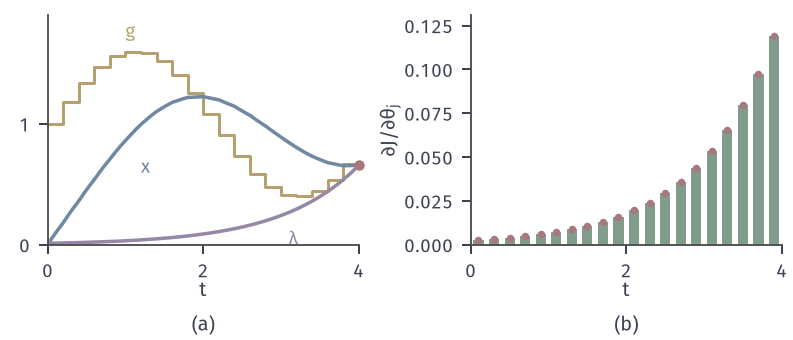

The script that drew this image:
from pathlib import Path
import sys
sys.path.insert(0, str(Path(__file__).resolve().parents[1]/"odesens-common"))
from common import *
HERE = Path(__file__).resolve().parent
# 目标：x'=-x+g，g 分 20 段常值，J=x(T)^2/2，一次反向积分给出全部 20 个偏导；与差分（每个分量两次前向）对照。
fig, axes = figure(width_mm=112, height_mm=48, ncols=2)
panel(fig, .06, .985, .955, .28, .36)
T = 4.; N = 20; sub = 40; ts = np.linspace(0, T, N*sub+1); tj = np.linspace(0, T, N+1); theta = 1+.6*np.sin(1.5*tj[:-1])
def forward(th):
    x = [0.]; g = np.repeat(th, sub); h = T/(N*sub)
    for gk in g:
        f = lambda v: -v+gk; v = x[-1]; k1 = f(v); k2 = f(v+h/2*k1); k3 = f(v+h/2*k2); k4 = f(v+h*k3); x.append(v+h/6*(k1+2*k2+2*k3+k4))
    return np.array(x)
x = forward(theta); lam = x[-1]*np.exp(ts-T)
grad = np.array([np.trapezoid(lam[j*sub:(j+1)*sub+1], ts[j*sub:(j+1)*sub+1]) for j in range(N)])
eps = 1e-5; fd = []
for j in range(N):
    d = np.zeros(N); d[j] = eps; fd.append((forward(theta+d)[-1]**2-forward(theta-d)[-1]**2)/2/(2*eps))
fd = np.array(fd)
ax = axes[0]; ax.step(np.r_[tj[:-1], T], np.r_[theta, theta[-1]], where='post', color=YELLOW, lw=1.2); ax.plot(ts, x, color=BLUE, lw=1.4); ax.plot(ts, lam, color=PURPLE, lw=1.4)
ax.plot([T], [x[-1]], 'o', ms=4.2, color=RED, mew=0, zorder=5, clip_on=False)
ax.text(1.0, 1.72, '$g$', color=YELLOW, fontsize=7.5); ax.text(1.2, .72, '$x$', color=BLUE, fontsize=7.5, va='top'); ax.text(3.1, .12, '$\\lambda$', color=PURPLE, fontsize=7.5, va='top', ha='left')
ax.set_xlim(0, T); ax.set_ylim(0, 1.9); ax.set_xticks([0, 2, 4]); ax.set_yticks([0, 1]); ax.set_xlabel('$t$', labelpad=0)
ax = axes[1]; c = (tj[:-1]+tj[1:])/2; ax.bar(c, grad, width=.13, color=GREEN, edgecolor='none'); ax.plot(c, fd, 'o', ms=3, color=RED, mew=0, zorder=4)
ax.set_xlim(0, T); ax.set_ylim(0, grad.max()*1.1); ax.set_xticks([0, 2, 4]); ax.set_xlabel('$t$', labelpad=0); ax.set_ylabel(r'$\partial J/\partial\theta_j$', labelpad=1)
tags(fig, axes)
print('max diff', np.max(np.abs(grad-fd)), grad[-1], fd[-1], x[-1])
save(fig, HERE, 'figure', {'N': N, 'T': T, 'theta': '1+.6 sin(1.5 t_j)', 'max_diff': float(np.max(np.abs(grad-fd)))})
